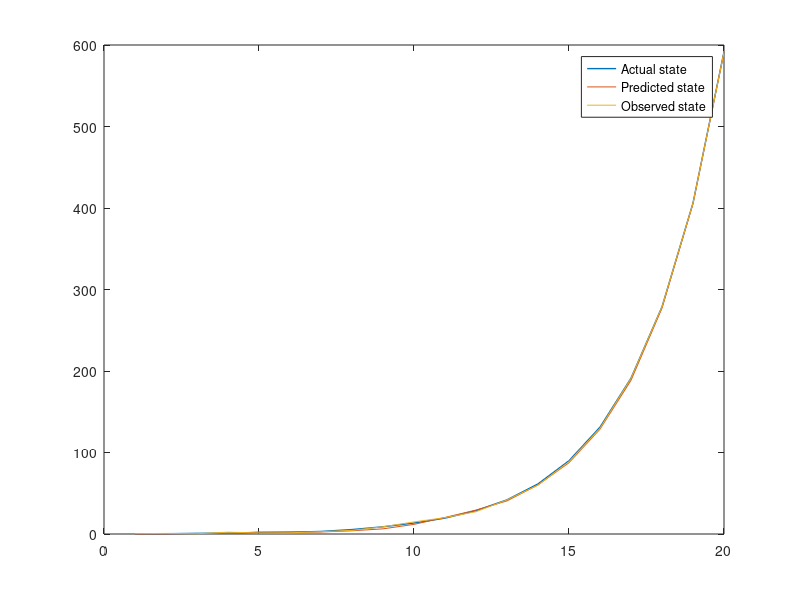
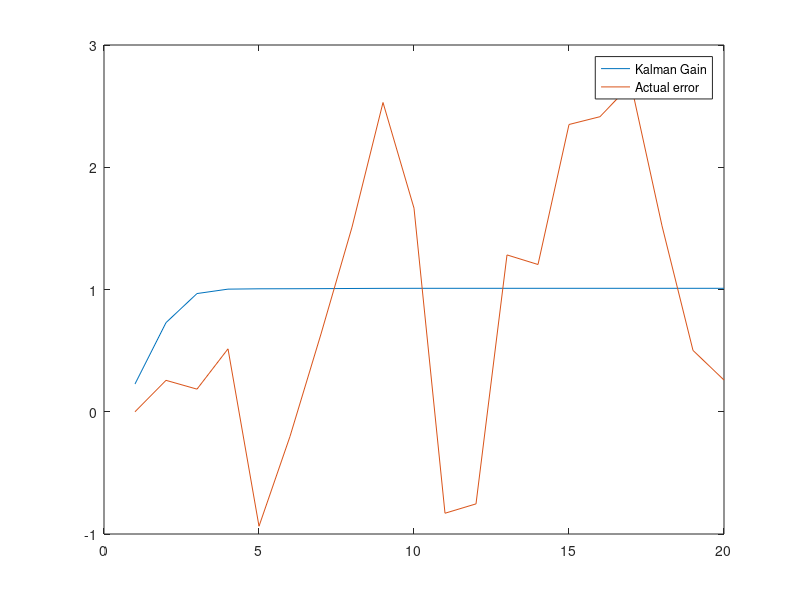

Recreate these plots in MATLAB, in order.
state_mat= zeros(3,1);
state_predictor = zeros(3,1);
number_of_samp = 20;
obs= 0;
a = 2.5;
b = -2.0;
c = 0.7;
F = [a,b,c;1,0,0;0,1,0];
B = [1;0;0];
H= [1;0;0];
state_mat=[0;0;0];
error_k_1givenk_1 = zeros(3);
actual_state = zeros(1,number_of_samp);
predicted_state = zeros(1,number_of_samp);
obs_state = zeros(1,number_of_samp);
actual_error = zeros(1,number_of_samp);
predicted_error = zeros(1,number_of_samp);
kalman_gain = zeros(1,number_of_samp);

for i=1:number_of_samp
    %Generating V and W
    X= rand;
    Y = rand;
    Z_0 = sqrt(-2*log(X))*cos(2*pi*Y);
    W = Z_0*sqrt(0.1);
    X= rand;
    Y = rand;
    V = sqrt(-2*log(X))*cos(2*pi*Y);
    actual_state(i) = state_mat(1,1);
    predicted_state(i) = state_predictor(1,1);
    actual_error(i) = state_mat(1,1) - state_predictor(1,1);
    %Next State and Obs
    obs = (H.')*state_mat + V;
    obs_state(i) = obs; 
    state_mat = F*state_mat + B*W;
    error_kgivenk_1 = F*error_k_1givenk_1*(F.')+0.1*(B*(B.'));
    Kalman_gain = F*error_kgivenk_1*H/(((H.')*error_kgivenk_1*H )+1);
    kalman_gain(i) = Kalman_gain(1,1);
    state_predictor = F*state_predictor + Kalman_gain*(obs - (H.')*state_predictor);
    error_k_1givenk_1 = error_kgivenk_1 - error_kgivenk_1*H/(((H.')*error_kgivenk_1*H )+1)*(H.')*error_kgivenk_1;
end
figure;
plot(actual_state,'LineWidth',1);
hold on;
plot(predicted_state,'LineWidth',0.5);
hold on;
plot(obs_state,'LineWidth',0.5);
legend('Actual state','Predicted state','Observed state');

figure;
plot(kalman_gain);
hold on
plot(actual_error);
legend('Kalman Gain','Actual error');






































